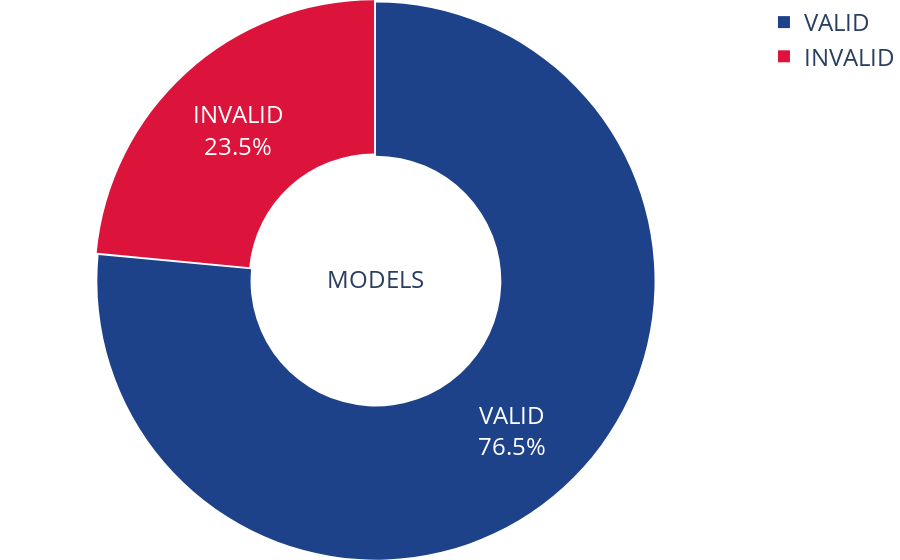

Notebook source saved alongside this figure:
### Markdown cell above
#### MODEL DONUT PIE CHART

### Code cell
labels = ['VALID', 'INVALID']
values = [valid_models,invalid_models ]
colors = ['rgb(29,66,138)', 'crimson']

fig = go.Figure(data= [go.Pie( 
                               labels = labels,
                               values = values,
                               hole = 0.45,
                               pull = 0.005,
                               title = 'MODELS',
                               marker_colors = colors
                             )])

fig.update_traces(text=labels)

fig.update_layout(font = {'size': 24},
                  title = {'font': {'size': 24}}, 
                  margin = dict(t=0, b=0, l=1, r=0))

fig.show()

offline.plot(fig, image='png', image_filename= 'model donut chart {}'.format(date))

### Figure 1 — Plotly figure (JSON) as saved in the notebook; plotly's stock layout.template omitted (floating-point values rounded to 4 significant figures)
{"data": [{"hole": 0.45, "labels": ["VALID", "INVALID"], "marker": {"colors": ["rgb(29,66,138)", "crimson"]}, "pull": 0.005, "text": ["VALID", "INVALID"], "title": {"text": "MODELS"}, "type": "pie", "values": [2825, 868]}], "layout": {"font": {"size": 24}, "margin": {"b": 0, "l": 1, "r": 0, "t": 0}, "title": {"font": {"size": 24}}}}
